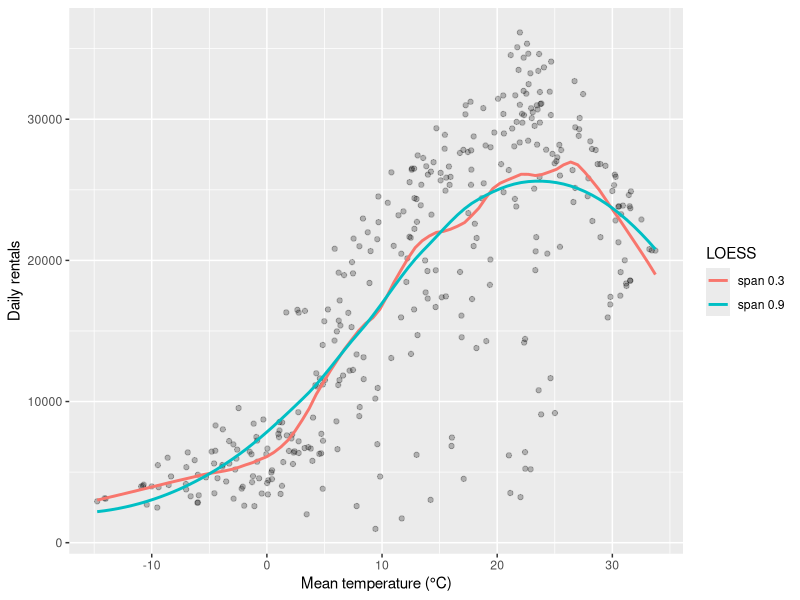
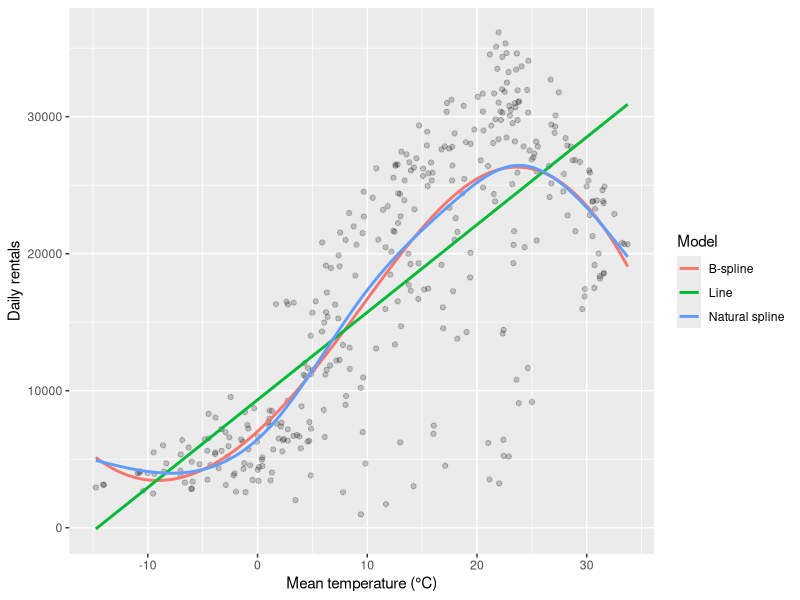
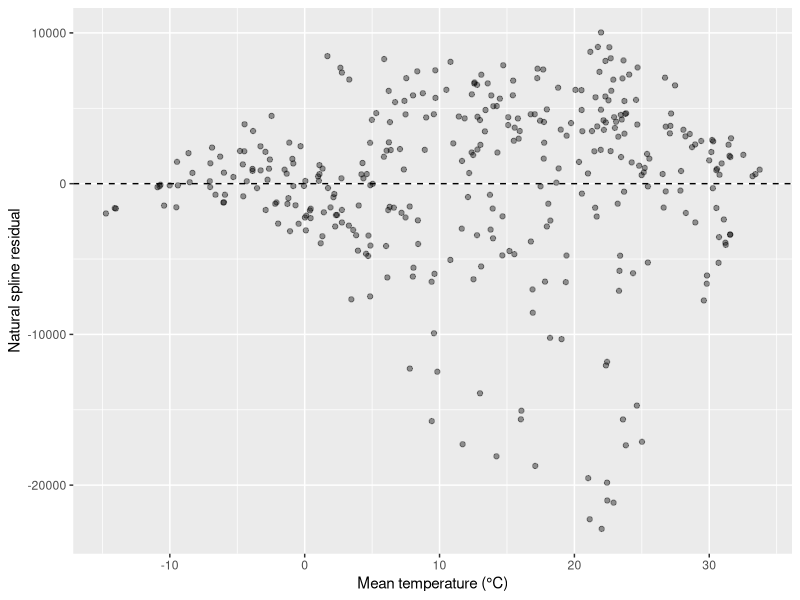
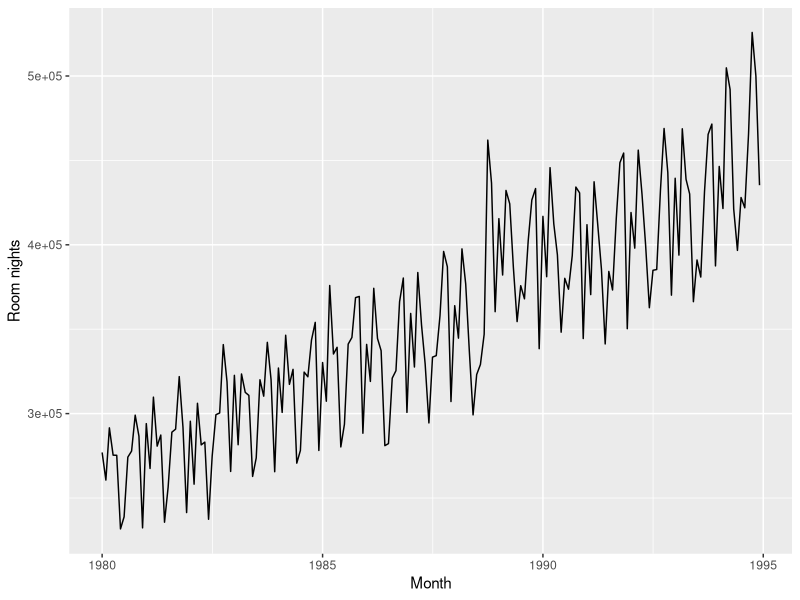
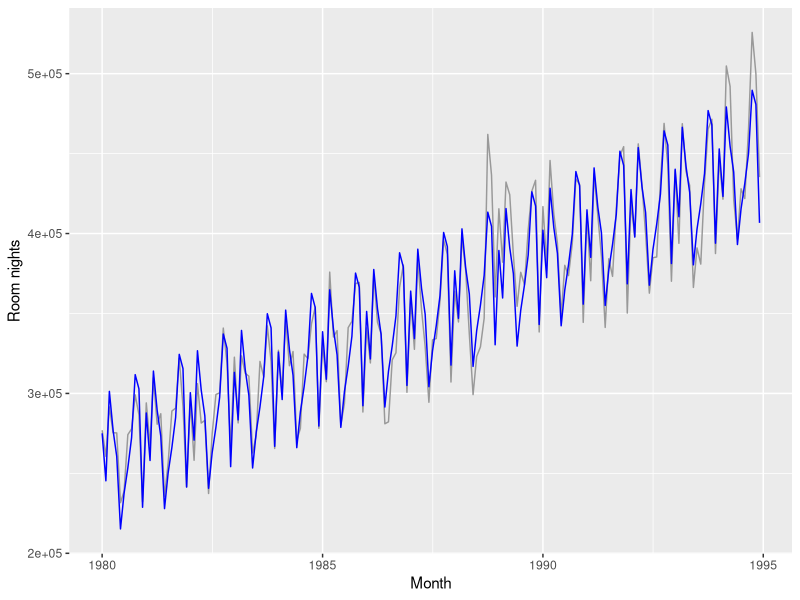
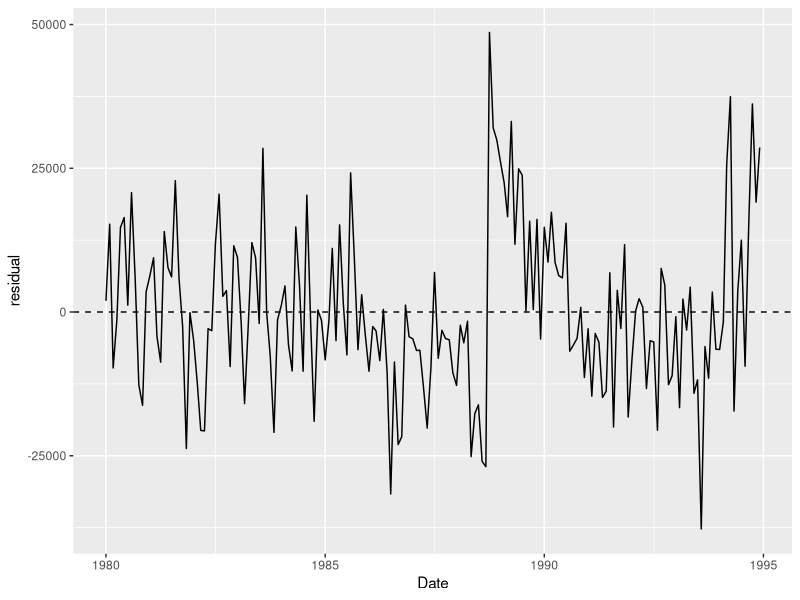
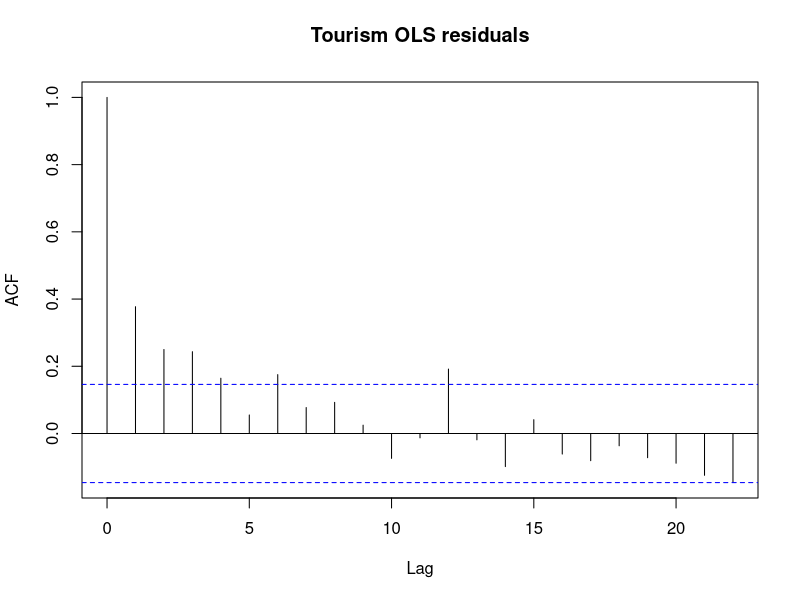
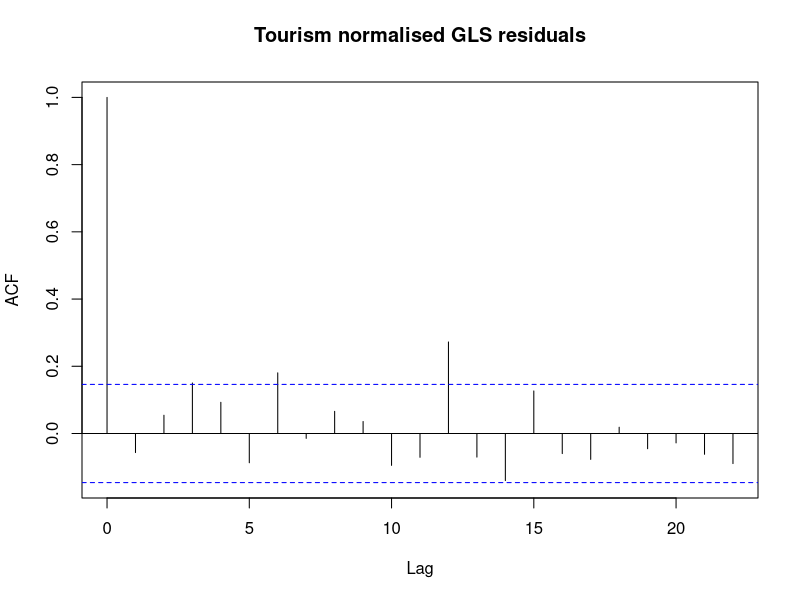

Write R code to recreate these figures, in order.
## ---- chunk 1
knitr::opts_chunk$set(comment = "", dev = "png")
library(tidyverse)
library(nlme)
library(broom.mixed)
## ---- chunk 2
seoul_all <- read_csv("../data/seoul_bike_daily.csv", show_col_types = FALSE) |>
  mutate(date = as.Date(date)) |>
  arrange(date)
seoul <- seoul_all |>
  filter(functioning_day_all == "yes")
c(all_days = nrow(seoul_all), outage_days = nrow(seoul_all) - nrow(seoul),
  analysed_days = nrow(seoul))
## ---- chunk 3
ggplot(seoul, aes(mean_temperature, rented_bike_count)) +
  geom_point(alpha = 0.25) +
  geom_smooth(method = "loess", formula = y ~ x, span = 0.3,
              se = FALSE, aes(colour = "span 0.3")) +
  geom_smooth(method = "loess", formula = y ~ x, span = 0.9,
              se = FALSE, aes(colour = "span 0.9")) +
  labs(x = "Mean temperature (°C)", y = "Daily rentals", colour = "LOESS")
## ---- chunk 4
seoul_line <- lm(rented_bike_count ~ mean_temperature, data = seoul)
seoul_bs <- lm(rented_bike_count ~ splines::bs(mean_temperature, df = 5), data = seoul)
seoul_ns <- lm(rented_bike_count ~ splines::ns(mean_temperature, df = 5), data = seoul)
temperature_grid <- tibble(mean_temperature = seq(
  min(seoul$mean_temperature), max(seoul$mean_temperature), length.out = 250
))
curve_fits <- temperature_grid |>
  mutate(
    Line = predict(seoul_line, newdata = temperature_grid),
    `B-spline` = predict(seoul_bs, newdata = temperature_grid),
    `Natural spline` = predict(seoul_ns, newdata = temperature_grid)
  ) |>
  pivot_longer(-mean_temperature, names_to = "model", values_to = "fitted")
ggplot(seoul, aes(mean_temperature, rented_bike_count)) +
  geom_point(alpha = 0.2) +
  geom_line(data = curve_fits,
            aes(y = fitted, colour = model), linewidth = 1) +
  labs(x = "Mean temperature (°C)", y = "Daily rentals", colour = "Model")
## ---- chunk 5
seoul |>
  mutate(residual = residuals(seoul_ns)) |>
  ggplot(aes(mean_temperature, residual)) +
  geom_point(alpha = 0.4) +
  geom_hline(yintercept = 0, linetype = 2) +
  labs(x = "Mean temperature (°C)", y = "Natural spline residual")
## ---- chunk 6
tourism <- read_csv("../data/motel.csv", show_col_types = FALSE) |>
  mutate(
    Date = as.Date(Date),
    Month = factor(lubridate::month(Date, label = TRUE), ordered = FALSE)
  ) |>
  arrange(Date) |>
  mutate(Time = row_number() - 1L)
stopifnot(identical(tourism$Date,
                    seq.Date(min(tourism$Date), max(tourism$Date), by = "month")))
## ---- chunk 7
ggplot(tourism, aes(Date, RoomNights)) +
  geom_line() + labs(x = "Month", y = "Room nights")
tourism_lm <- lm(RoomNights ~ Time + Month, data = tourism)
summary(tourism_lm)
tourism |>
  mutate(fitted_mean = fitted(tourism_lm), residual = residuals(tourism_lm)) |>
  ggplot(aes(Date, RoomNights)) +
  geom_line(colour = "grey60") +
  geom_line(aes(y = fitted_mean), colour = "blue") +
  labs(x = "Month", y = "Room nights")
tourism |>
  mutate(residual = residuals(tourism_lm)) |>
  ggplot(aes(Date, residual)) +
  geom_line() + geom_hline(yintercept = 0, linetype = 2)
acf(residuals(tourism_lm), main = "Tourism OLS residuals")
## ---- chunk 8
tourism_gls <- gls(RoomNights ~ Time + Month,
                   correlation = corAR1(form = ~ Time), data = tourism)
summary(tourism_gls)
bind_rows(
  broom::tidy(tourism_lm) |> filter(term == "Time") |> mutate(model = "OLS"),
  broom::tidy(tourism_gls) |> filter(term == "Time") |> mutate(model = "GLS AR(1)")
) |>
  select(model, estimate, std.error)
coef(tourism_gls$modelStruct$corStruct, unconstrained = FALSE)
acf(residuals(tourism_gls, type = "normalized"),
    main = "Tourism normalised GLS residuals")
## ---- chunk 9
hp <- read_csv("../data/hp.csv", show_col_types = FALSE) |>
  mutate(Quarter = as.Date(lubridate::my(Quarter))) |>
  arrange(Quarter) |>
  mutate(Time = row_number() - 1L)
stopifnot(identical(hp$Quarter,
                    seq.Date(min(hp$Quarter), max(hp$Quarter), by = "3 months")))
hp |> select(Quarter, Time) |> slice(c(1, n()))
